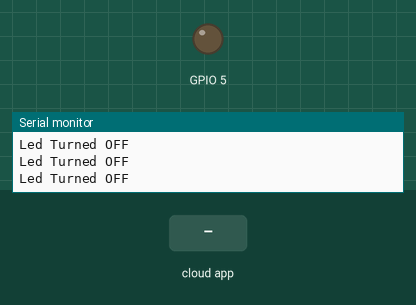
Simulated run of this sketch. Board: ESP8266 (NodeMCU). Shown: output pins drawn as LEDs (lit = HIGH), the last lines printed to the serial monitor. Inputs (shaded band) come from the test bench. WiFi joins after 1.5 s; servers stay silent unless stated; the Firebase database answers and starts empty.

Above: at 2.8 s.
2.9 s: the phone or cloud app sets LED_STATUS to 1
At 4.2 s:
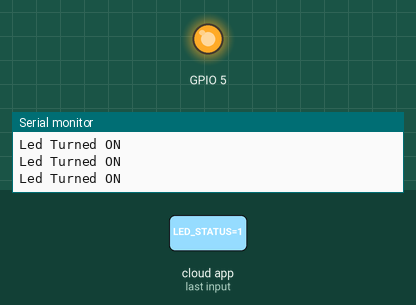
4.5 s: the phone or cloud app sets LED_STATUS to 0
At 5.4 s:
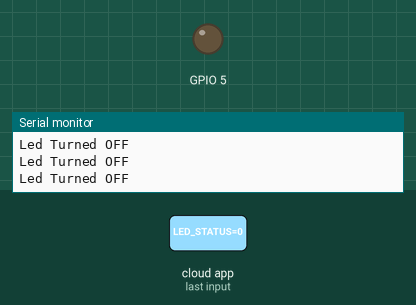
Timing chart, 0 to 7.5 s (numbered marks = the images above; inputs shaded):
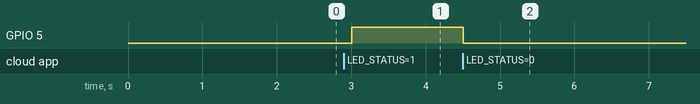

Measured:
- after the input at 2.9 s, GPIO 5: LOW → HIGH after 0.10 s
- after the input at 4.5 s, GPIO 5: HIGH → LOW at once

The sketch:

sketch_oct13a.ino
```cpp
#include <ESP8266WiFi.h>
#include <FirebaseArduino.h>

#define FIREBASE_HOST "" // Firebase host
#define FIREBASE_AUTH "" //Firebase Auth code
#define WIFI_SSID "" //Enter your wifi Name
#define WIFI_PASSWORD "" // Enter your password
int fireStatus = 0;
//#define TFT_CS D1;

void setup() {
  Serial.begin(9600);
  pinMode(5, OUTPUT);
  WiFi.begin(WIFI_SSID, WIFI_PASSWORD);
  Serial.print("Connecting");
  while (WiFi.status() != WL_CONNECTED) {
    Serial.print(".");
    delay(500);
  }
  Serial.println();
  Serial.println("Connected.");
  Serial.println(WiFi.localIP());
  Firebase.begin(FIREBASE_HOST, FIREBASE_AUTH);
  Firebase.set("LED_STATUS", 0);
}

void loop() {
  fireStatus = Firebase.getInt("LED_STATUS");
  if (fireStatus == 1) {
    Serial.println("Led Turned ON");
    digitalWrite(5, HIGH);
  }
  else if (fireStatus == 0) {
    Serial.println("Led Turned OFF");
    digitalWrite(5, LOW);
  }
  else {
    Serial.println("Command Error! Please send 0/1");
  }
}
```
